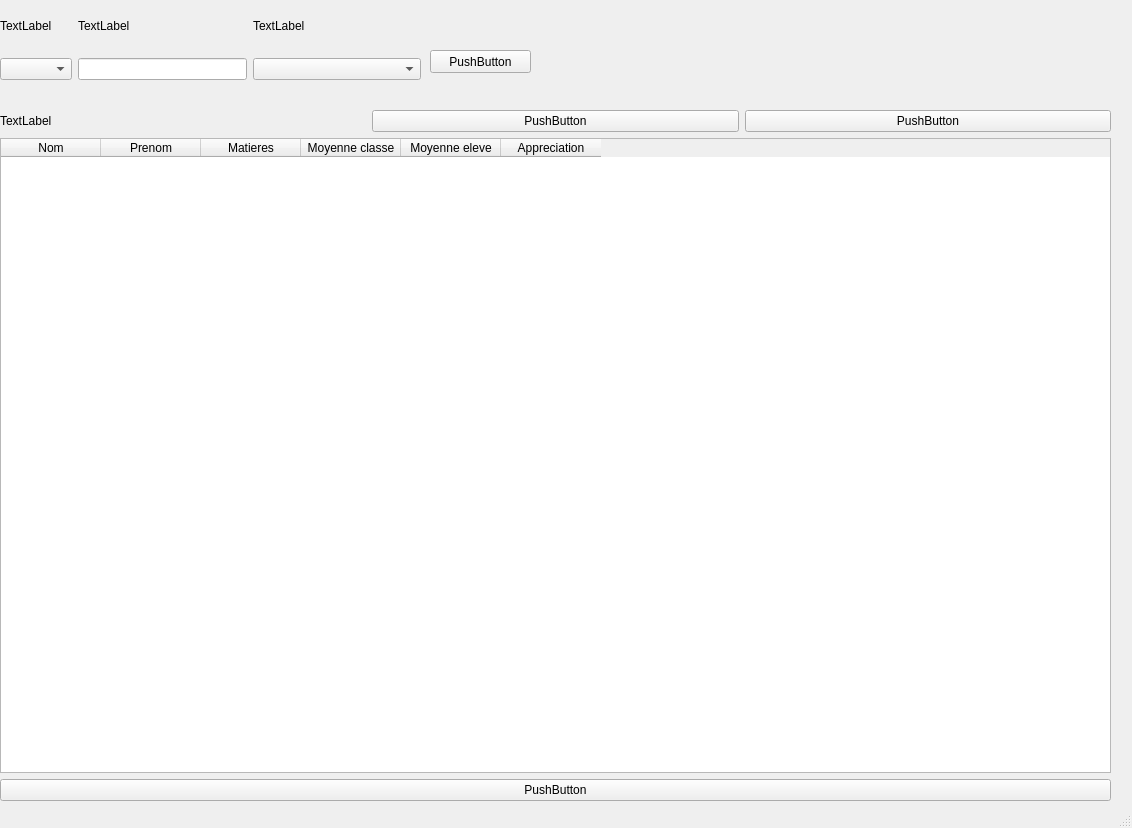
<?xml version="1.0" encoding="UTF-8"?>
<ui version="4.0">
 <class>MainWindow</class>
 <widget class="QMainWindow" name="MainWindow">
  <property name="geometry">
   <rect>
    <x>0</x>
    <y>0</y>
    <width>1132</width>
    <height>828</height>
   </rect>
  </property>
  <property name="windowTitle">
   <string>MainWindow</string>
  </property>
  <widget class="QWidget" name="centralwidget">
   <widget class="QWidget" name="verticalLayoutWidget_5">
    <property name="geometry">
     <rect>
      <x>0</x>
      <y>110</y>
      <width>1111</width>
      <height>691</height>
     </rect>
    </property>
    <layout class="QVBoxLayout" name="verticalLayout_5">
     <item>
      <layout class="QHBoxLayout" name="horizontalLayout">
       <item>
        <widget class="QLabel" name="LListeEleve">
         <property name="text">
          <string>TextLabel</string>
         </property>
        </widget>
       </item>
       <item>
        <widget class="QPushButton" name="PBCoefficient">
         <property name="text">
          <string>PushButton</string>
         </property>
        </widget>
       </item>
       <item>
        <widget class="QPushButton" name="PBNomDevoir">
         <property name="text">
          <string>PushButton</string>
         </property>
        </widget>
       </item>
      </layout>
     </item>
     <item>
      <widget class="QTableWidget" name="tableWidget">
       <column>
        <property name="text">
         <string>Nom</string>
        </property>
       </column>
       <column>
        <property name="text">
         <string>Prenom</string>
        </property>
       </column>
       <column>
        <property name="text">
         <string>Matieres</string>
        </property>
       </column>
       <column>
        <property name="text">
         <string>Moyenne classe</string>
        </property>
       </column>
       <column>
        <property name="text">
         <string>Moyenne eleve</string>
        </property>
       </column>
       <column>
        <property name="text">
         <string>Appreciation</string>
        </property>
       </column>
      </widget>
     </item>
     <item>
      <widget class="QPushButton" name="PBValider">
       <property name="sizePolicy">
        <sizepolicy hsizetype="Minimum" vsizetype="Fixed">
         <horstretch>0</horstretch>
         <verstretch>0</verstretch>
        </sizepolicy>
       </property>
       <property name="text">
        <string>PushButton</string>
       </property>
      </widget>
     </item>
    </layout>
   </widget>
   <widget class="QWidget" name="horizontalLayoutWidget_3">
    <property name="geometry">
     <rect>
      <x>0</x>
      <y>0</y>
      <width>421</width>
      <height>80</height>
     </rect>
    </property>
    <layout class="QHBoxLayout" name="horizontalLayout_3">
     <item>
      <layout class="QVBoxLayout" name="verticalLayout_8">
       <item>
        <widget class="QLabel" name="LabelClasse">
         <property name="text">
          <string>TextLabel</string>
         </property>
        </widget>
       </item>
       <item>
        <widget class="QComboBox" name="ComboBoxClasse"/>
       </item>
      </layout>
     </item>
     <item>
      <layout class="QVBoxLayout" name="verticalLayout_7">
       <item>
        <widget class="QLabel" name="LCoefficientMatiere">
         <property name="text">
          <string>TextLabel</string>
         </property>
        </widget>
       </item>
       <item>
        <widget class="QLineEdit" name="LECoefficientMatiere"/>
       </item>
      </layout>
     </item>
     <item>
      <layout class="QHBoxLayout" name="horizontalLayout_2">
       <item>
        <layout class="QVBoxLayout" name="verticalLayout_6">
         <item>
          <widget class="QLabel" name="LNomMatiere">
           <property name="sizePolicy">
            <sizepolicy hsizetype="Expanding" vsizetype="Preferred">
             <horstretch>0</horstretch>
             <verstretch>0</verstretch>
            </sizepolicy>
           </property>
           <property name="text">
            <string>TextLabel</string>
           </property>
          </widget>
         </item>
         <item>
          <widget class="QComboBox" name="CBNomMatiere"/>
         </item>
        </layout>
       </item>
      </layout>
     </item>
    </layout>
   </widget>
   <widget class="QPushButton" name="PBAjouter">
    <property name="geometry">
     <rect>
      <x>430</x>
      <y>50</y>
      <width>101</width>
      <height>23</height>
     </rect>
    </property>
    <property name="text">
     <string>PushButton</string>
    </property>
   </widget>
  </widget>
  <widget class="QMenuBar" name="menubar">
   <property name="geometry">
    <rect>
     <x>0</x>
     <y>0</y>
     <width>1132</width>
     <height>21</height>
    </rect>
   </property>
  </widget>
  <widget class="QStatusBar" name="statusbar"/>
 </widget>
 <resources/>
 <connections/>
</ui>
